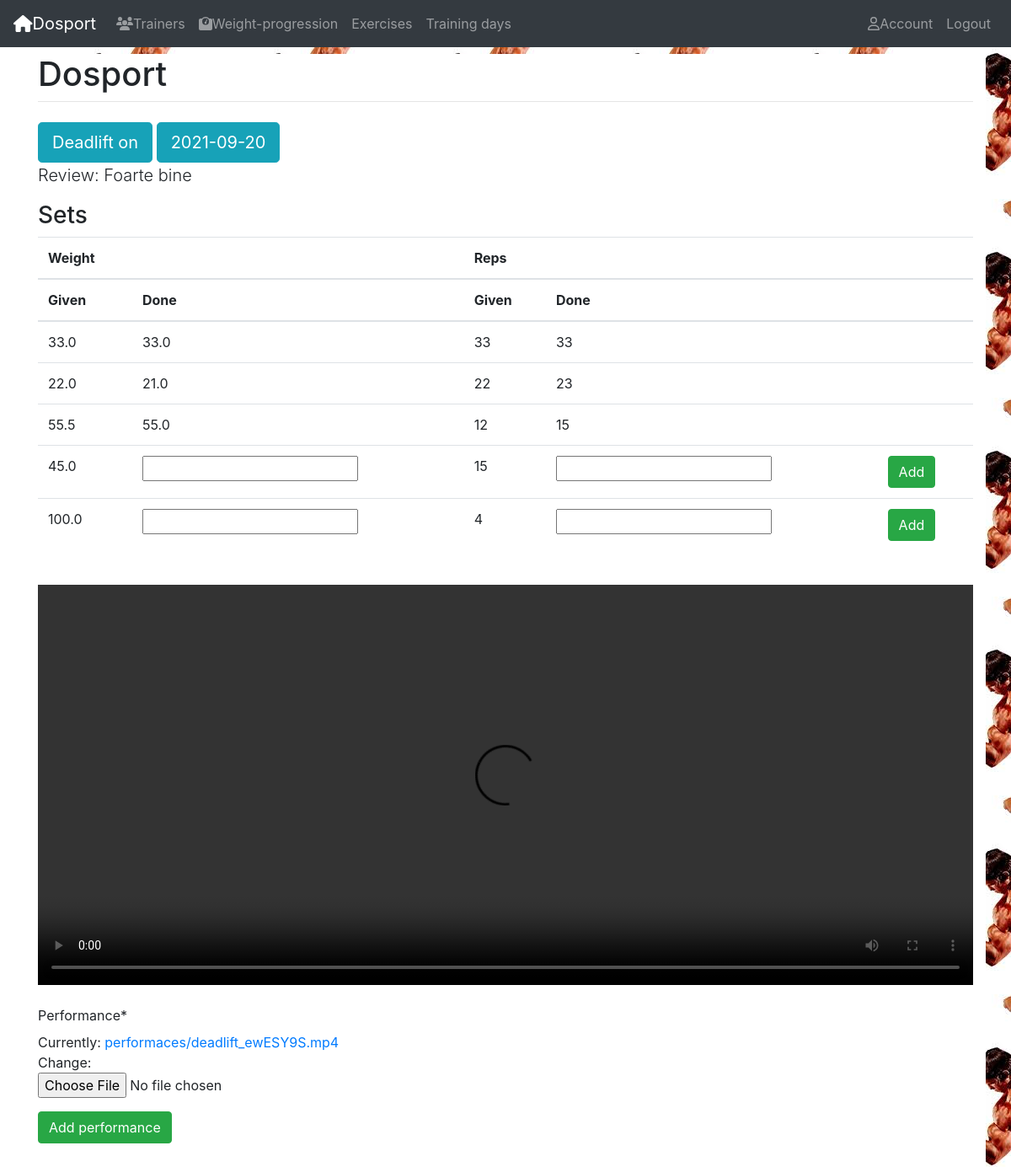
The app's page /exercise-instance-detail/14 (signed in) with its own data.
### fitness/models.py (models this page shows, shortened)
class ExerciseInstance(mo.Model):
    exercise = mo.ForeignKey(Exercise, on_delete=mo.CASCADE)
    day = mo.ForeignKey(Day, on_delete=mo.CASCADE)
    performance = mo.FileField(upload_to='performaces/', null=1, blank=1)
    review = mo.TextField(max_length=1000, help_text='Enter a review of the performance.', null=1, blank=1)
    class Meta:
        ordering = ['exercise', 'day']
        unique_together = [['day', 'exercise']]

class Exercise(mo.Model):
    trainer = mo.ForeignKey(Account, on_delete=mo.CASCADE, validators=[validate_trainer])
    name = mo.CharField(max_length=50)
    description = mo.TextField(max_length=1000, help_text='Enter a brief description of the exercise.', null=1, blank=1)
    tutorial = mo.FileField(upload_to='tutorials/', null=1, blank=1)
    PRIORITY = (
        (1, 'Start'),
        (2, 'Middle'),
        (3, 'End'),
    )
    priority = mo.IntegerField(choices=PRIORITY)
    class Meta:
        ordering = ['priority']
    def __str__(self):
        return f'{self.name}'

class Day(mo.Model):
    user = mo.ForeignKey(Account, on_delete=mo.CASCADE)
    date = mo.DateField(default=tomorrow, validators=[validate_date])
    description = mo.TextField(max_length=1000, help_text='Enter a brief description of the training day.', null=1, blank=1)
    duration = mo.DurationField(null=1, blank=1)
    class Meta:
        unique_together = [['user', 'date']]
    def __str__(self):
        return f'{self.date}'

class SetPair(mo.Model):
    exercise = mo.ForeignKey(ExerciseInstance, on_delete=mo.CASCADE, default=None)
    given_set = mo.OneToOneField(Set,related_name='given_set', on_delete=mo.CASCADE)
    done_set = mo.OneToOneField(Set,related_name='done_set', on_delete=mo.SET_NULL,  null=1, blank=1)

class Set(mo.Model):
    weight = mo.FloatField(validators = [MinValueValidator(0)])
    repetitions = mo.IntegerField(validators = [MinValueValidator(1)])

### fitness/views.py (the view)
# urls.py: path('exercise-instance-detail/<int:id>', v.exercise_instance_detail, name='exercise-instance-detail'),
def exercise_instance_detail(request, id):
    user = request.user
    if not user.is_authenticated:
        return redirect('login')
    exercise = get_object_or_404(ExerciseInstance, pk=id)
    if user == exercise.day.user:
        form_performance = AddPerformance()
        form_performance.fields['performance'].initial = exercise.performance
        form_set = CreateSet()
        return render(request, 'fitness/exercise_instance_detail.html', {'exercise':exercise, 'form_performance':form_performance,  'form_set':form_set})
    if user == exercise.day.user.trainer:
        form_review = AddReview()
        form_review.fields['review'].initial = exercise.review
        form_set = CreateSet()
        return render(request, 'fitness/exercise_instance_detail_trainer.html', {'exercise':exercise, 'form_review':form_review, 'form_set':form_set})

### fitness/forms.py
class AddPerformance(forms.Form):
    performance = forms.FileField()

class CreateSet(forms.Form):
    weight = forms.FloatField(validators = [MinValueValidator(0)]) #Some exercizes don't require the use of aditional weight. Ex pushupps.
    repetitions = forms.IntegerField(validators = [MinValueValidator(1)])

### fitness/templates/fitness/exercise_instance_detail.html (shortened to what this page needs)
{% extends "base.html" %}
{% load crispy_forms_tags %}
{% block content %}
<a class='btn btn-info btn-lg' href={% url 'exercise-detail' id=exercise.exercise.id %}>{{exercise.exercise}} on</a>
<a class='btn btn-info btn-lg' href={% url 'day-detail' id=exercise.day.id %}>{{exercise.day}}</a>
{% if exercise.review %}
    <p class='lead'>Review: {{exercise.review}}</p>
{% endif %}
{% if exercise.setpair_set.all %}
    <h3>Sets</h3>
    <table class="table table-hover">
        <thead>
            <tr>
                <th>Weight</th>
                <th></th>
                <th>Reps</th>
                <th></th>
                <th></th>
            </tr>
            <tr>
                <th>Given</th>
                <th>Done</th>
                <th>Given</th>
                <th>Done</th>
                <th></th>
            </tr>
        </thead>
        {% for set_pair in exercise.setpair_set.all %}
            <tr>
               {% if set_pair.done_set %}
                <td>{{set_pair.given_set.weight}}</td>
                <td>{{set_pair.done_set.weight}}</td>
                <td>{{set_pair.given_set.repetitions}}</td>
                <td>{{set_pair.done_set.repetitions}}</td>
                <td></td>
                {% else %}
                <form action={% url 'add-done-set' id=set_pair.id %} method="POST" class="form-group" enctype="multipart/form-data">
                    <td>{{set_pair.given_set.weight}}</td>
                    <td>{{form_set.weight}}</td>
                    <td>{{set_pair.given_set.repetitions}}</td>
                    <td>{{form_set.repetitions}}</td>
                    <td> <button type="submit" class="btn btn-success">Add</button> </td>
                </form>
                {% endif %}
            </tr>
        {% endfor %}
    </table>
{% endif %}
<br>
{% if exercise.performance %}
    <div class="embed-responsive embed-responsive-21by9">
        <video controls >
            <source src="{{exercise.performance.url}}" type="video/mp4">
        </video>
    </div>
    <br>
{% endif %}
<form action={% url 'add-performance' id=exercise.id %} method="POST" class="form-group" enctype="multipart/form-data">
    {{ form_performance|crispy }}
    <button type="submit" class="btn btn-success">Add performance</button>
</form>
<br>
{% endblock  %}

### records on screen
ExerciseInstance: exercise "Deadlift", day "2021-09-20", review "Foarte bine"
SetPair: given_set.weight "33.0", done_set.weight "33.0", given_set.repetitions "33", done_set.repetitions "33"
SetPair: given_set.weight "22.0", done_set.weight "21.0", given_set.repetitions "22", done_set.repetitions "23"
SetPair: given_set.weight "55.5", done_set.weight "55.0", given_set.repetitions "12", done_set.repetitions "15"
SetPair: given_set.weight "45.0", given_set.repetitions "15"
SetPair: given_set.weight "100.0", given_set.repetitions "4"
